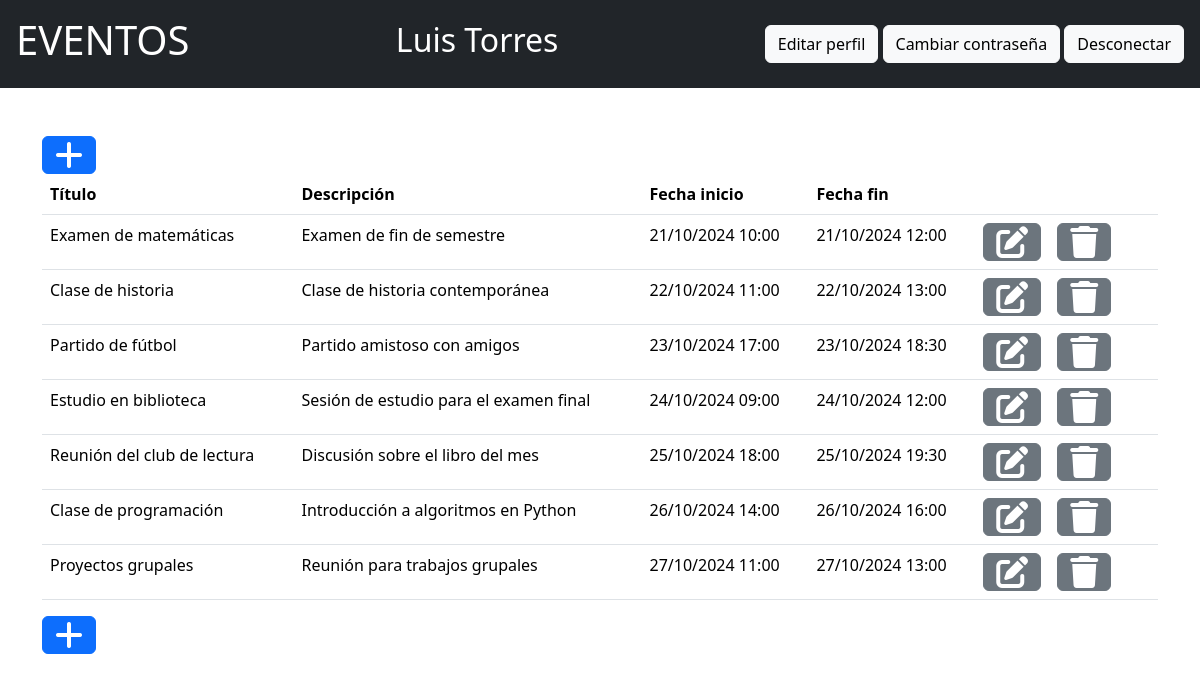
Screenshot of /events.php (signed in) with the database file from the repository.
### tables this page shows
CREATE TABLE events (id INTEGER PRIMARY KEY AUTOINCREMENT,
                                                            user_id INTEGER,
                                                            title TEXT,
                                                            description TEXT,
                                                            start_date TEXT,
                                                            end_date TEXT,
                                                            FOREIGN KEY(user_id) REFERENCES users(id));

### atajos/db.php (called while the page is built, shortened)
<?php
require_once __DIR__ . "/../data-access/CalendarDataAccess.php";
require_once __DIR__ . "/../entities/Event.php";
$dbFile = __DIR__ . "/../data-access/calendario.db";
$calendarAccess = new CalendarDataAccess($dbFile);

### data-access/CalendarDataAccess.php (called while the page is built, shortened)
<?php
require_once __DIR__ . "/../entities/Event.php";
class CalendarDataAccess
{
    private $pdo;
    public function __construct($dbFile)
    {
        $this->pdo = new PDO("sqlite:" . $dbFile);
        $this->pdo->setAttribute(PDO::ATTR_ERRMODE, PDO::ERRMODE_EXCEPTION);
        $this->createInitialDataIfTablesEmpty();
    }
    private function createTables(): void
    {
        $this->pdo->exec("CREATE TABLE IF NOT EXISTS users (id INTEGER PRIMARY KEY AUTOINCREMENT,
                                                            email TEXT UNIQUE,
                                                            password TEXT,
                                                            first_name TEXT,
                                                            last_name TEXT,
                                                            birth_date TEXT,
                                                            about TEXT)");
        $this->pdo->exec("CREATE TABLE IF NOT EXISTS events (id INTEGER PRIMARY KEY AUTOINCREMENT,
                                                            user_id INTEGER,
                                                            title TEXT,
                                                            description TEXT,
                                                            start_date TEXT,
                                                            end_date TEXT,
                                                            FOREIGN KEY(user_id) REFERENCES users(id))");
    }
    private function createInitialDataIfTablesEmpty(): void
    {
        if ($this->isUsersTableEmpty()) {
            $this->createInitialUsers();
        }
        if ($this->isEventsTableEmpty()) {
            $this->createInitialEvents();
        }
    }
    private function isUsersTableEmpty(): bool
    {
        $stmt = $this->pdo->query("SELECT COUNT(1) as count FROM users");
        $result = $stmt->fetch(PDO::FETCH_ASSOC);
        return $result['count'] == 0;
    }
    private function isEventsTableEmpty(): bool
    {
        $stmt = $this->pdo->query("SELECT COUNT(1) as count FROM events");
        $result = $stmt->fetch(PDO::FETCH_ASSOC);
        return $result['count'] == 0;
    }
    public function getEventsByUserId(int $userId): array
    {
        $stmt = $this->pdo->prepare("SELECT * FROM events WHERE user_id = :user_id ORDER BY start_date ASC");
        $stmt->bindValue(':user_id', $userId);
        $stmt->execute();
        $results = $stmt->fetchAll(PDO::FETCH_ASSOC);
        $events = [];
        foreach ($results as $row) {
            $event = new Event(
                $row['user_id'],
                $row['title'],
                $row['description'],
                $row['start_date'],
                $row['end_date'],
                $row['id']
            );
            $events[] = $event;
        }
        return $events;
    }
}

### entities/Event.php (called while the page is built, shortened)
<?php
class Event
{
    private $id;
    private $title;
    private $description;
    private $startDate;
    private $endDate;
    public function __construct($userId, $title, $description, $startDate, $endDate, $id = null)
    {
        $this->id = $id;
    }
    public function getId()
    {
        return $this->id;
    }
    public function getTitle()
    {
        return $this->title;
    }
    public function getDescription()
    {
        return $this->description;
    }
    public function getStartDate()
    {
        return $this->startDate;
    }
    public function getEndDate()
    {
        return $this->endDate;
    }
    public function setTitle($title)
    {
        $this->title = $title;
    }
    public function setDescription($description)
    {
        $this->description = $description;
    }
    public function setStartDate($startDate)
    {
        $this->startDate = $startDate;
    }
    public function setEndDate($endDate)
    {
        $this->endDate = $endDate;
    }
}

### events.php (the view, shortened to what this page needs)
<?php
require_once __DIR__ . "/atajos/db.php";
?>
<!DOCTYPE html>
<html lang="es">
<head>
    <link href="https://cdn.jsdelivr.net/npm/bootstrap@5.3.3/dist/css/bootstrap.min.css" rel="stylesheet">
    <link rel="stylesheet" href="style.css">
    <link rel="stylesheet" href="https://cdnjs.cloudflare.com/ajax/libs/font-awesome/6.6.0/css/all.min.css" />
</head>
<body>
    <header class="p-3 text-bg-dark mb-5 ">
        <div class="fluid-container">
            <h1>EVENTOS</h1>
            <h2><?= $_SESSION['nombre'], " ", $_SESSION['apellidos'] ?></h2>
            <div class="botones">
                <a href="#!" class="btn btn-light">Editar perfil</a>
                <a href="#!" class="btn btn-light">Cambiar contraseña</a>
                <a href="logout.php" class="btn btn-light">Desconectar</a>
            </div>
        </div>
    </header>
    <main>
        <div class="container">
            <?php
            $eventos = $calendarAccess->getEventsByUserId($_SESSION['user']);
            echo '<a href="new-event.php" class="btn btn-primary"><span class="visually-hidden">Nuevo evento</span><i class="fa-solid fa-plus fa-2xl"></i></a>';
            if (sizeof($eventos) > 0):
                echo '<table class="table table-hover">';
                echo "<thead>";
                echo "<tr>";
                echo "<th>Título</th>";
                echo "<th>Descripción</th>";
                echo "<th>Fecha inicio</th>";
                echo "<th>Fecha fin</th>";
                echo "<th></th>";
                echo "</tr>";
                echo "</thead>";
                echo "<tbody>";
                foreach ($eventos as $event) {
                    $id = $event->getId();
                    $title = $event->getTitle();
                    $descripcion = $event->getDescription();
                    $startDate = new DateTime($event->getStartDate());
                    $endDate = new DateTime($event->getEndDate());
                    echo "<tr>";
                    echo "<td>$title</td>";
                    echo "<td>$descripcion</td>";
                    echo "<td>" . $startDate->format('d/m/Y H:i') . "</td>";
                    echo "<td>" . $endDate->format('d/m/Y H:i') . "</td>";
                    echo "<td>";
                    echo '<a href="#!" class="btn btn-secondary"><span class="visually-hidden">Editar evento</span><i class="fa-solid fa-pen-to-square fa-2xl"></i></a>';
                    echo "<a href=\"delete-event.php?id=$id\" class=\"btn btn-secondary\"><span class=\"visually-hidden\">Borrar evento</span><i class=\"fa-solid fa-trash fa-2xl\"></i></a>";
                    echo "</td>";
                    echo "</tr>";
                }
                echo "</tbody>";
                echo "</table>";
                echo '<a href="new-event.php" class="btn btn-primary"><span class="visually-hidden">Nuevo evento</span><i class="fa-solid fa-plus fa-2xl"></i></a>';
            endif;
            ?>
        </div>
    </main>
</body>
</html>

### style.css (style rules this page uses)
header>div { display: flex; justify-content: space-between; align-items: center; }
td a { margin-right: 1rem; }

### rows the page displays
events: title "Examen de matemáticas", description "Examen de fin de semestre", start_date "21/10/2024 10:00", end_date "21/10/2024 12:00"
events: title "Clase de historia", description "Clase de historia contemporánea", start_date "22/10/2024 11:00", end_date "22/10/2024 13:00"
events: title "Partido de fútbol", description "Partido amistoso con amigos", start_date "23/10/2024 17:00", end_date "23/10/2024 18:30"
events: title "Estudio en biblioteca", description "Sesión de estudio para el examen final", start_date "24/10/2024 09:00", end_date "24/10/2024 12:00"
events: title "Reunión del club de lectura", description "Discusión sobre el libro del mes", start_date "25/10/2024 18:00", end_date "25/10/2024 19:30"
events: title "Clase de programación", description "Introducción a algoritmos en Python", start_date "26/10/2024 14:00", end_date "26/10/2024 16:00"
events: title "Proyectos grupales", description "Reunión para trabajos grupales", start_date "27/10/2024 11:00", end_date "27/10/2024 13:00"

### other values shown
$_SESSION['nombre'] "Luis"
$_SESSION['apellidos'] "Torres"
